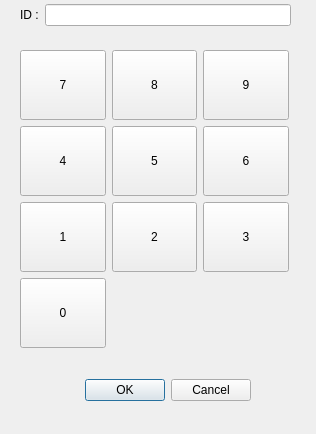
<?xml version="1.0" encoding="UTF-8"?>
<ui version="4.0">
 <class>DialID</class>
 <widget class="QDialog" name="DialID">
  <property name="geometry">
   <rect>
    <x>0</x>
    <y>0</y>
    <width>316</width>
    <height>434</height>
   </rect>
  </property>
  <property name="windowTitle">
   <string>ID</string>
  </property>
  <widget class="QDialogButtonBox" name="buttonBox">
   <property name="geometry">
    <rect>
     <x>30</x>
     <y>370</y>
     <width>221</width>
     <height>41</height>
    </rect>
   </property>
   <property name="focusPolicy">
    <enum>Qt::ClickFocus</enum>
   </property>
   <property name="orientation">
    <enum>Qt::Horizontal</enum>
   </property>
   <property name="standardButtons">
    <set>QDialogButtonBox::Cancel|QDialogButtonBox::Ok</set>
   </property>
  </widget>
  <widget class="QWidget" name="layoutWidget">
   <property name="geometry">
    <rect>
     <x>20</x>
     <y>0</y>
     <width>271</width>
     <height>30</height>
    </rect>
   </property>
   <layout class="QGridLayout" name="gridLayout">
    <item row="0" column="0">
     <widget class="QLabel" name="l_id">
      <property name="text">
       <string>ID :</string>
      </property>
     </widget>
    </item>
    <item row="0" column="1">
     <widget class="QLineEdit" name="le_id">
      <property name="focusPolicy">
       <enum>Qt::ClickFocus</enum>
      </property>
     </widget>
    </item>
   </layout>
  </widget>
  <widget class="QWidget" name="layoutWidget">
   <property name="geometry">
    <rect>
     <x>20</x>
     <y>50</y>
     <width>269</width>
     <height>300</height>
    </rect>
   </property>
   <layout class="QGridLayout" name="gridLayout_2">
    <item row="0" column="0">
     <widget class="QPushButton" name="b_kid_7">
      <property name="minimumSize">
       <size>
        <width>70</width>
        <height>70</height>
       </size>
      </property>
      <property name="focusPolicy">
       <enum>Qt::NoFocus</enum>
      </property>
      <property name="text">
       <string>7</string>
      </property>
     </widget>
    </item>
    <item row="0" column="1">
     <widget class="QPushButton" name="b_kid_8">
      <property name="minimumSize">
       <size>
        <width>70</width>
        <height>70</height>
       </size>
      </property>
      <property name="focusPolicy">
       <enum>Qt::NoFocus</enum>
      </property>
      <property name="layoutDirection">
       <enum>Qt::LeftToRight</enum>
      </property>
      <property name="text">
       <string>8</string>
      </property>
     </widget>
    </item>
    <item row="0" column="2">
     <widget class="QPushButton" name="b_kid_9">
      <property name="minimumSize">
       <size>
        <width>70</width>
        <height>70</height>
       </size>
      </property>
      <property name="focusPolicy">
       <enum>Qt::NoFocus</enum>
      </property>
      <property name="text">
       <string>9</string>
      </property>
     </widget>
    </item>
    <item row="1" column="0">
     <widget class="QPushButton" name="b_kid_4">
      <property name="minimumSize">
       <size>
        <width>70</width>
        <height>70</height>
       </size>
      </property>
      <property name="focusPolicy">
       <enum>Qt::NoFocus</enum>
      </property>
      <property name="text">
       <string>4</string>
      </property>
     </widget>
    </item>
    <item row="1" column="1">
     <widget class="QPushButton" name="b_kid_5">
      <property name="minimumSize">
       <size>
        <width>70</width>
        <height>70</height>
       </size>
      </property>
      <property name="focusPolicy">
       <enum>Qt::NoFocus</enum>
      </property>
      <property name="text">
       <string>5</string>
      </property>
     </widget>
    </item>
    <item row="1" column="2">
     <widget class="QPushButton" name="b_kid_6">
      <property name="minimumSize">
       <size>
        <width>70</width>
        <height>70</height>
       </size>
      </property>
      <property name="focusPolicy">
       <enum>Qt::NoFocus</enum>
      </property>
      <property name="text">
       <string>6</string>
      </property>
     </widget>
    </item>
    <item row="2" column="0">
     <widget class="QPushButton" name="b_kid_1">
      <property name="minimumSize">
       <size>
        <width>70</width>
        <height>70</height>
       </size>
      </property>
      <property name="focusPolicy">
       <enum>Qt::NoFocus</enum>
      </property>
      <property name="text">
       <string>1</string>
      </property>
     </widget>
    </item>
    <item row="2" column="1">
     <widget class="QPushButton" name="b_kid_2">
      <property name="minimumSize">
       <size>
        <width>70</width>
        <height>70</height>
       </size>
      </property>
      <property name="focusPolicy">
       <enum>Qt::NoFocus</enum>
      </property>
      <property name="text">
       <string>2</string>
      </property>
     </widget>
    </item>
    <item row="2" column="2">
     <widget class="QPushButton" name="b_kid_3">
      <property name="minimumSize">
       <size>
        <width>70</width>
        <height>70</height>
       </size>
      </property>
      <property name="focusPolicy">
       <enum>Qt::NoFocus</enum>
      </property>
      <property name="text">
       <string>3</string>
      </property>
     </widget>
    </item>
    <item row="3" column="0">
     <widget class="QPushButton" name="b_kid_0">
      <property name="minimumSize">
       <size>
        <width>70</width>
        <height>70</height>
       </size>
      </property>
      <property name="focusPolicy">
       <enum>Qt::NoFocus</enum>
      </property>
      <property name="contextMenuPolicy">
       <enum>Qt::NoContextMenu</enum>
      </property>
      <property name="text">
       <string>0</string>
      </property>
     </widget>
    </item>
   </layout>
  </widget>
 </widget>
 <resources/>
 <connections>
  <connection>
   <sender>buttonBox</sender>
   <signal>rejected()</signal>
   <receiver>DialID</receiver>
   <slot>reject()</slot>
   <hints>
    <hint type="sourcelabel">
     <x>316</x>
     <y>260</y>
    </hint>
    <hint type="destinationlabel">
     <x>286</x>
     <y>274</y>
    </hint>
   </hints>
  </connection>
  <connection>
   <sender>buttonBox</sender>
   <signal>accepted()</signal>
   <receiver>DialID</receiver>
   <slot>accept()</slot>
   <hints>
    <hint type="sourcelabel">
     <x>248</x>
     <y>254</y>
    </hint>
    <hint type="destinationlabel">
     <x>157</x>
     <y>274</y>
    </hint>
   </hints>
  </connection>
 </connections>
</ui>
